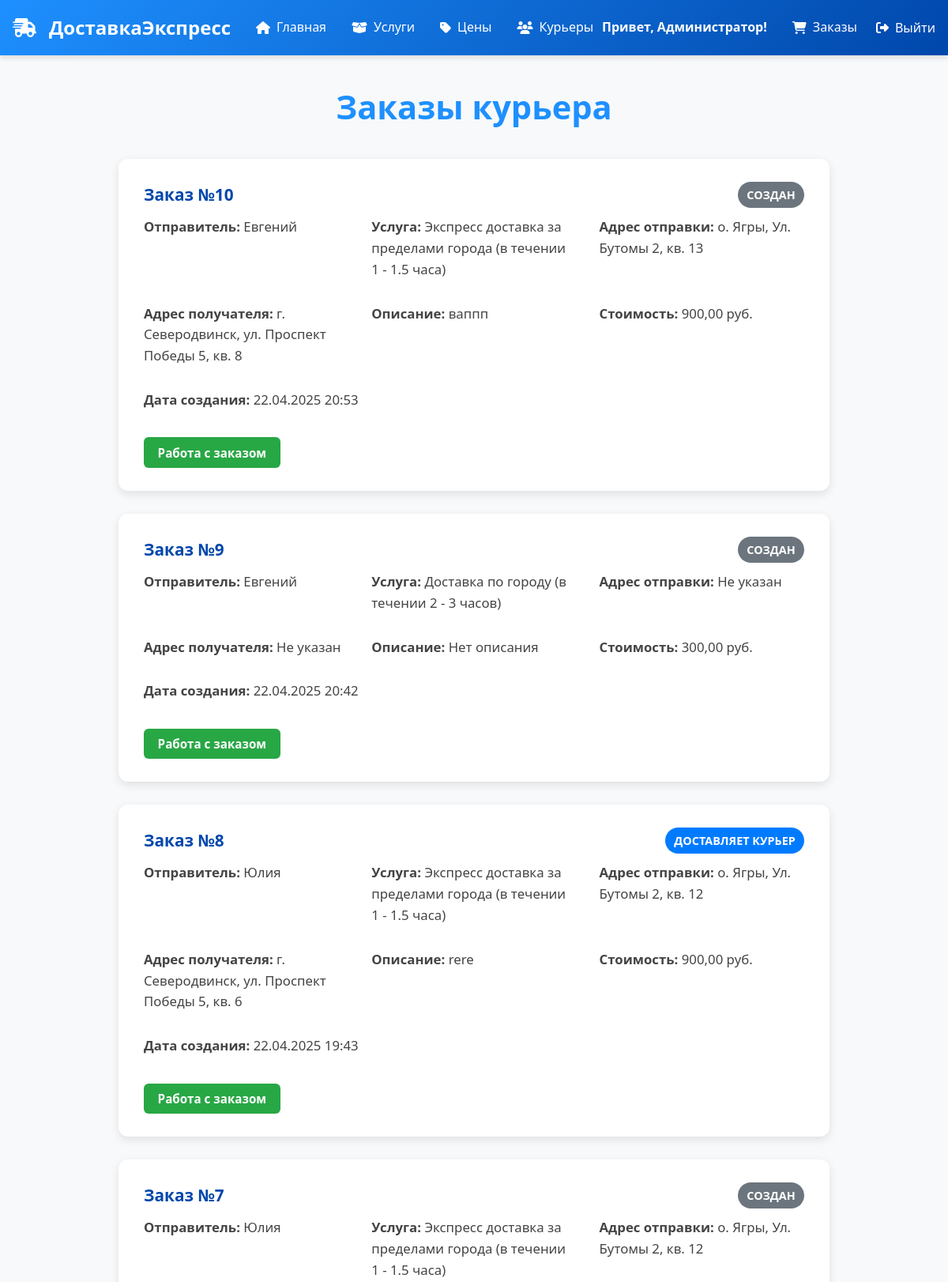
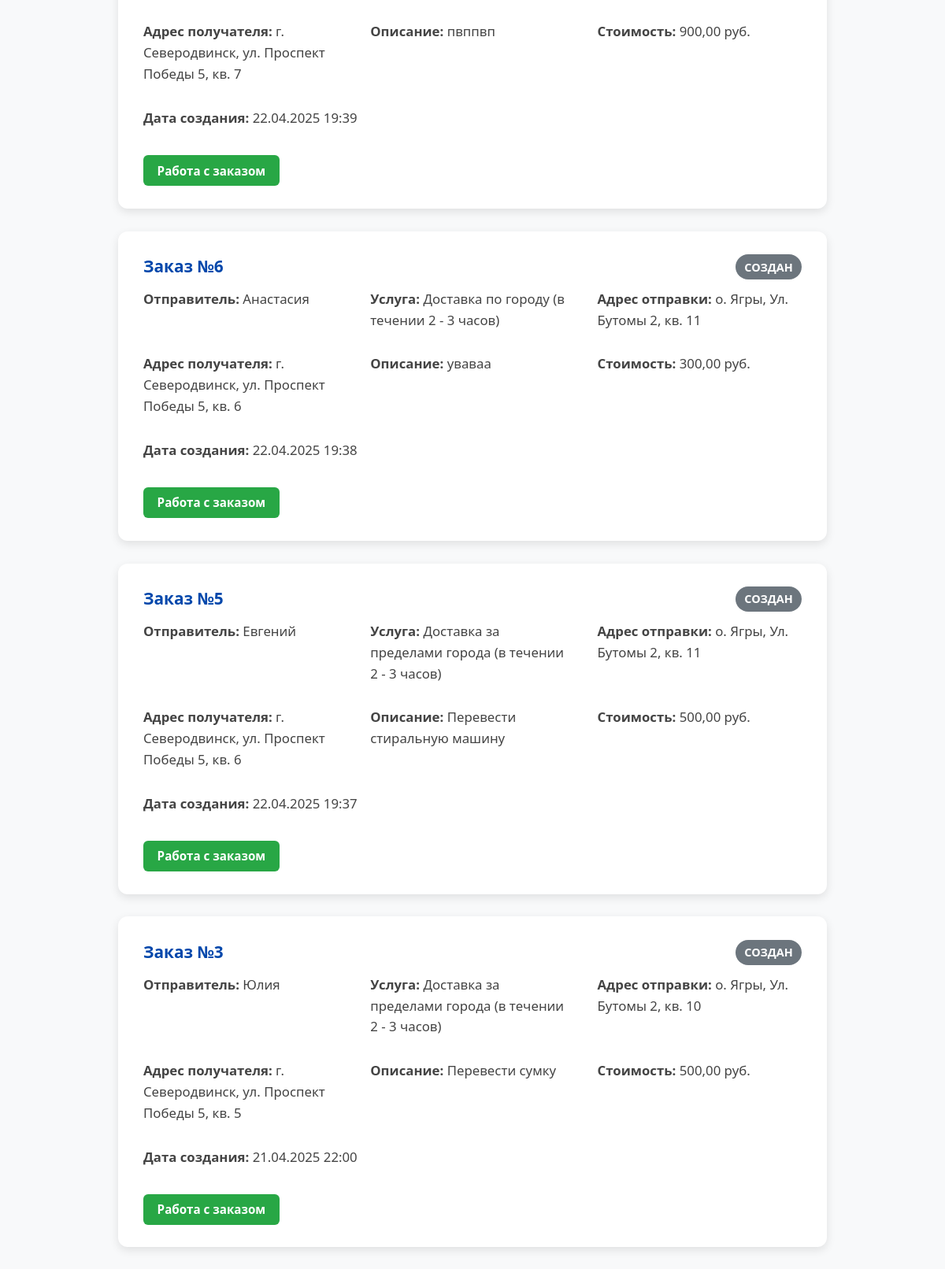
The page /courier/deliveries/ (signed in) on the database its author committed (2 pictures, top to bottom).
### delivery/models.py (models this page shows, shortened)
class CustomUser(AbstractUser):
    username = None  # Удаляем поле username
    phone = models.CharField(_('Phone'), max_length=20, unique=True)
    name = models.CharField(_('Name'), max_length=100)
    is_ready = models.BooleanField(default=False, verbose_name="Готов к доставке")
    role = models.ForeignKey(
        Role,
        on_delete=models.SET_NULL,
        null=True,
        blank=True,
        default=None,  # Явно указываем, что по умолчанию null
        verbose_name="Роль",
        related_name='users'
    )
    USERNAME_FIELD = 'phone'
    REQUIRED_FIELDS = ['name']  # Обязательные поля при createsuperuser
    objects = CustomUserManager()

class Order(models.Model):
    STATUS_CHOICES = [
        ('create', 'Создан'),
        ('courier', 'Доставляет курьер'),
        ('delivered', 'Вручен'),
        ('not_delivered', 'Не вручен'),
        ('cancelled', 'Отменен'),
    ]
    sender = models.ForeignKey(
        settings.AUTH_USER_MODEL,
        on_delete=models.SET_NULL,
        null=True,
        blank=True,
        verbose_name="Отправитель",
        related_name='orders_sent'
    )
    courier = models.ForeignKey(
        settings.AUTH_USER_MODEL,
        on_delete=models.SET_NULL,
        null=True,
        blank=True,
        verbose_name="Курьер",
        related_name='orders_courier',
        limit_choices_to={'role__id': 2}  # Ограничение выбора пользователей с ролью id=2
    )
    service = models.ForeignKey(
        'Service',
        on_delete=models.SET_NULL,
        null=True,
        blank=True,
        verbose_name="Услуга",
        related_name='orders'
    )
    sender_address = models.CharField(
        max_length=255,
        verbose_name="Адрес отправки",
        blank=True,
        default=''
    )
    order_description = models.TextField(
        verbose_name="Описание заказа",
        blank=True,
        default=''
    )
    recipient_address = models.CharField(
        max_length=255,
        verbose_name="Адрес получателя",
        blank=True,
        default=''
    )
    cost = models.DecimalField(
        max_digits=10,
        decimal_places=2,
        verbose_name="Стоимость",
        null=True,
        blank=True,
        help_text="Стоимость берется из услуги"
    )
    status = models.CharField(
        max_length=20,
        choices=STATUS_CHOICES,
        default='courier',
        verbose_name="Статус заказа"
    )
    comment = models.TextField(
        verbose_name="Комментарий",
        null=True,
        blank=True,
        default=None
    )
    claim = models.TextField(
        verbose_name="Претензия",
        null=True,
        blank=True,
        default=None
    )
    created_at = models.DateTimeField(auto_now_add=True, verbose_name="Дата создания")
    class Meta:
        verbose_name = "Заказ"
        verbose_name_plural = "Заказы"
        ordering = ['-created_at']

class Service(models.Model):
    name = models.CharField(max_length=100, verbose_name="Название услуги")
    description = models.TextField(verbose_name="Описание услуги")
    price = models.DecimalField(max_digits=10, decimal_places=2, verbose_name="Цена")
    class Meta:
        verbose_name = "Услуга"
        verbose_name_plural = "Услуги"
        ordering = ['name']

### delivery/views.py (the view)
# urls.py: path('courier/deliveries/', courier_deliveries, name='courier_deliveries'),
@login_required
def courier_deliveries(request):
    user = request.user
    user_role_id = getattr(user.role, 'id', None)
    if user_role_id != 2 and not user.is_staff:
        return HttpResponseForbidden("У вас нет доступа к этой странице.")
    if user_role_id == 2 and not user.is_staff:
        orders = Order.objects.filter(courier=user).order_by('-created_at')
    else:
        orders = Order.objects.all().order_by('-created_at')
    context = {
        'orders': orders,
    }
    return render(request, 'delivery/deliveries.html', context)

### templates/delivery/deliveries.html (shortened to what this page needs)
{% extends "base.html" %}
{% block content %}
<div class="deliveries-container">
    <h1>Заказы курьера</h1>
    {% if orders %}
        {% for order in orders %}
            <div class="order-card">
                <div class="order-header">
                    <div>Заказ №{{ order.id }}</div>
                    <div class="status status-{{ order.status }}">{{ order.get_status_display }}</div>
                </div>
                <div class="order-info">
                    <div><strong>Отправитель:</strong> {{ order.sender.name|default:"Неизвестный" }}</div>
                    <div><strong>Услуга:</strong> {{ order.service.name|default:"Без услуги" }}</div>
                    <div><strong>Адрес отправки:</strong> {{ order.sender_address|default:"Не указан" }}</div>
                    <div><strong>Адрес получателя:</strong> {{ order.recipient_address|default:"Не указан" }}</div>
                    <div><strong>Описание:</strong> {{ order.order_description|default:"Нет описания" }}</div>
                    <div><strong>Стоимость:</strong> {{ order.cost|default:"Не указана" }} руб.</div>
                    <div><strong>Дата создания:</strong> {{ order.created_at|date:"d.m.Y H:i" }}</div>
                </div>
                <a href="{% url 'order_work' order.id %}" class="btn-secondary">Работа с заказом</a>
            </div>
        {% endfor %}
    {% else %}
        <p style="text-align: center; font-size: 1.3rem; color: #666;">У вас пока нет назначенных заказов.</p>
    {% endif %}
</div>
{% endblock %}

### templates/base.html (shortened to what this page needs)
<!DOCTYPE html>
<html lang="ru">
<head>
    <link rel="stylesheet" href="https://cdnjs.cloudflare.com/ajax/libs/font-awesome/6.4.0/css/all.min.css">
</head>
<body>
    <header>
        <div class="container">
            <nav>
                <div class="left-nav">
                    <a href="{% url 'home' %}" class="logo">
                        <i class="fas fa-truck-fast"></i>
                        <span>ДоставкаЭкспресс</span>
                    </a>
                    <a href="{% url 'home' %}"><i class="fas fa-home"></i> Главная</a>
                    {% if not user.is_authenticated or user.role.id == 1 or user.is_superuser or user.is_staff %}
                        <a href="{% url 'delivery:services' %}"><i class="fas fa-box-open"></i> Услуги</a>
                        <a href="{% url 'prices:prices' %}"><i class="fas fa-tag"></i> Цены</a>
                    {% endif %}
                    {% if user.is_authenticated %}
                        {% if user.role.id == 3 %}
                            <a href="{% url 'admin_couriers' %}"><i class="fas fa-users"></i> Курьеры</a>
                        {% endif %}
                    {% endif %}
                </div>
                <div class="right-nav">
                    {% if user.is_authenticated %}
                        <span class="user-greeting">Привет, {{ user.name }}!</span>
                        {% if user.is_superuser or user.is_staff %}
                            <a href="{% url 'orders' %}"><i class="fas fa-shopping-cart"></i> Заказы</a>
                        {% elif user.role.id == 1 %}
                            <a href="{% url 'profile' %}"><i class="fas fa-user"></i> Профиль</a>
                        {% endif %}
                        <form class="logoutButton" id="logout-form" method="post" action="/logout/">
                            <button type="submit">
                                <i class="fas fa-sign-out-alt"></i> Выйти
                            </button>
                        </form>
                    {% else %}
                        <a href="{% url 'login' %}"><i class="fas fa-sign-in-alt"></i> Войти</a>
                        <a href="{% url 'register' %}"><i class="fas fa-user-plus"></i> Регистрация</a>
                    {% endif %}
                </div>
            </nav>
        </div>
    </header>
    <main class="container">
        {% block content %}{% endblock %}
    </main>
</body>
</html>

### templates/base.html (style rules this page uses)
body { font-family: 'Segoe UI', Tahoma, Geneva, Verdana, sans-serif; margin: 0; padding: 0; line-height: 1.6; background-color: #f8f9fa; }
header { background: linear-gradient(135deg, #1e90ff, #0047ab); color: white; padding: 1rem 0; box-shadow: 0 4px 6px rgba(0, 0, 0, 0.1); }
.container { max-width: 1800px; margin: 0 auto; padding: 0 1rem; }
nav { display: flex; justify-content: space-between; align-items: center; }
.left-nav, .right-nav { display: flex; align-items: center; }
.left-nav { gap: 2rem; }
.right-nav { gap: 1.5rem; }
nav a { color: white; text-decoration: none; font-weight: 500; transition: all 0.3s ease; display: flex; align-items: center; gap: 0.5rem; }
.logo { font-weight: 700; font-size: 1.5rem; display: flex; align-items: center; color: white; }
.logo i { margin-right: 0.5rem; }
.user-greeting { font-weight: 600; margin-right: 0.5rem; }
#logout-form button { background: none; border: none; color: white; font-weight: 500; font-family: inherit; font-size: inherit; cursor: pointer; display: flex; align-items: center; gap: 0.5rem; padding: 0; }

### templates/delivery/deliveries.html (style rules this page uses)
.deliveries-container { max-width: 900px; margin: 2rem auto; padding: 0 1rem; font-family: 'Segoe UI', Tahoma, Geneva, Verdana, sans-serif; color: #333; }
h1 { text-align: center; color: #1e90ff; margin-bottom: 2rem; font-weight: 700; font-size: 2.6rem; user-select: none; }
.order-card { background: #fff; border-radius: 12px; box-shadow: 0 4px 12px rgba(0,0,0,0.1); padding: 1.8rem 2rem; margin-bottom: 1.8rem; transition: box-shadow 0.3s ease; display: flex; flex-direction: column; gap: 0.7rem; }
.order-header { display: flex; justify-content: space-between; align-items: center; font-weight: 700; font-size: 1.3rem; color: #0047ab; user-select: none; }
.order-info { display: flex; flex-wrap: wrap; gap: 1.8rem; font-size: 1.05rem; color: #444; }
.order-info div { min-width: 220px; flex: 1 1 220px; }
.status { font-weight: 700; padding: 0.3rem 0.7rem; border-radius: 20px; color: white; display: inline-block; text-transform: uppercase; font-size: 0.9rem; user-select: none; }
.status-create { background-color: #6c757d; }
.status-courier { background-color: #007bff; }
.btn-secondary { background-color: #28a745; padding: 0.45rem 1.1rem; font-size: 0.95rem; font-weight: 700; border-radius: 6px; color: white; text-align: center; display: inline-block; cursor: pointer; transition: background-color 0.3s ease; margin-top: 1.4rem; width: fit-content; user-select: none; text-decoration: none; }

### rows shown on the page
CustomUser: name "Администратор"
Order: id "10", status "СОЗДАН", sender.name "Евгений", service.name "Экспресс доставка за пределами города (в течении 1 - 1.5 часа)", sender_address "о. Ягры, Ул. Бутомы 2, кв. 13", recipient_address "г. Северодвинск, ул. Проспект Победы 5, кв. 8", order_description "ваппп", cost "900,00", created_at "22.04.2025 20:53"
Order: id "9", status "СОЗДАН", sender.name "Евгений", service.name "Доставка по городу (в течении 2 - 3 часов)", sender_address "Не указан", recipient_address "Не указан", order_description "Нет описания", cost "300,00", created_at "22.04.2025 20:42"
Order: id "8", status "ДОСТАВЛЯЕТ КУРЬЕР", sender.name "Юлия", service.name "Экспресс доставка за пределами города (в течении 1 - 1.5 часа)", sender_address "о. Ягры, Ул. Бутомы 2, кв. 12", recipient_address "г. Северодвинск, ул. Проспект Победы 5, кв. 6", order_description "rere", cost "900,00", created_at "22.04.2025 19:43"
Order: id "7", status "СОЗДАН", sender.name "Юлия", service.name "Экспресс доставка за пределами города (в течении 1 - 1.5 часа)", sender_address "о. Ягры, Ул. Бутомы 2, кв. 12", recipient_address "г. Северодвинск, ул. Проспект Победы 5, кв. 7", order_description "пвппвп", cost "900,00", created_at "22.04.2025 19:39"
Order: id "6", status "СОЗДАН", sender.name "Анастасия", service.name "Доставка по городу (в течении 2 - 3 часов)", sender_address "о. Ягры, Ул. Бутомы 2, кв. 11", recipient_address "г. Северодвинск, ул. Проспект Победы 5, кв. 6", order_description "уваваа", cost "300,00", created_at "22.04.2025 19:38"
Order: id "5", status "СОЗДАН", sender.name "Евгений", service.name "Доставка за пределами города (в течении 2 - 3 часов)", sender_address "о. Ягры, Ул. Бутомы 2, кв. 11", recipient_address "г. Северодвинск, ул. Проспект Победы 5, кв. 6", order_description "Перевести стиральную машину", cost "500,00", created_at "22.04.2025 19:37"
Order: id "3", status "СОЗДАН", sender.name "Юлия", service.name "Доставка за пределами города (в течении 2 - 3 часов)", sender_address "о. Ягры, Ул. Бутомы 2, кв. 10", recipient_address "г. Северодвинск, ул. Проспект Победы 5, кв. 5", order_description "Перевести сумку", cost "500,00", created_at "21.04.2025 22:00"
